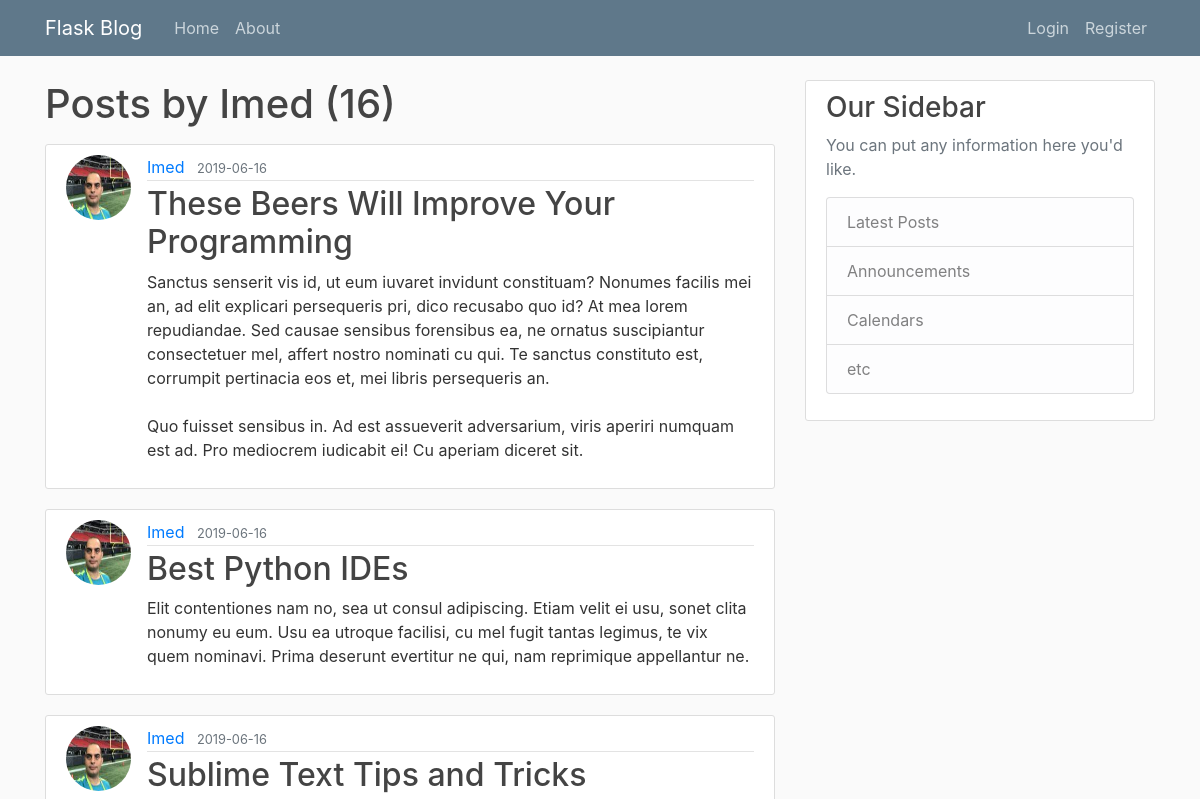
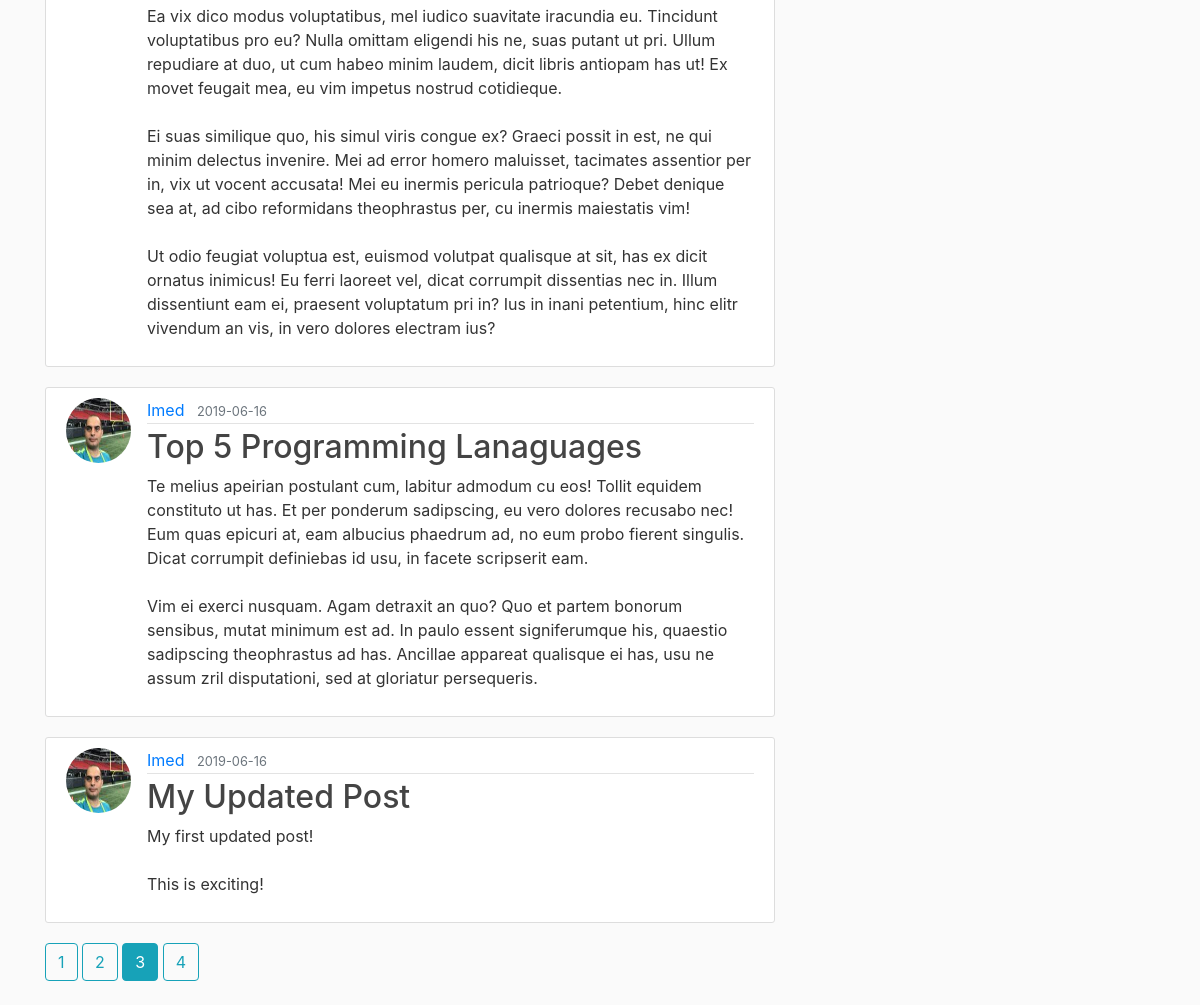
The page /user/Imed?page=3 on the database its author committed (2 pictures, top to bottom).
### flaskblog/models.py (models this page shows, shortened)
class User(db.Model, UserMixin):
    id = db.Column(db.Integer, primary_key=True)
    username = db.Column(db.String(20), unique=True, nullable=False)
    email = db.Column(db.String(120), unique=True, nullable=False)
    image_file = db.Column(db.String(20), nullable=False, default='default.jpg')
    password = db.Column(db.String(60), nullable=False)
    posts = db.relationship('Post', backref='author', lazy=True)

class Post(db.Model):
    id = db.Column(db.Integer, primary_key=True)
    title = db.Column(db.String(100), nullable=False)
    date_posted = db.Column(db.DateTime, nullable=False, default=datetime.utcnow)
    content = db.Column(db.Text, nullable=False)
    user_id = db.Column(db.Integer, db.ForeignKey('user.id'), nullable=False)

### flaskblog/routes.py (the view)
@app.route("/user/<string:username>")
def user_posts(username):
    user = User.query.filter_by(username=username).first_or_404()
    page = request.args.get('page', 1, type=int)
    posts = Post.query.filter_by(author=user)\
        .order_by(Post.date_posted.desc())\
        .paginate(page=page, per_page=5)
    return render_template('user_posts.html', posts=posts, user=user)

### flaskblog/templates/user_posts.html (shortened to what this page needs)
{% extends "layout.html" %}
{% block content %}
    <h1 class="mb-3">Posts by {{ user.username }} ({{ posts.total }})</h1>
    {% for post in posts.items %}
        <article class="media content-section">
            <image class="rounded-circle article-img" src="{{ url_for('static', filename='profile_pics/' + post.author.image_file) }}">
          <div class="media-body">
            <div class="article-metadata">
              <a class="mr-2" href="{{ url_for('user_posts', username=post.author.username) }}">{{ post.author.username }}</a>
              <small class="text-muted">{{ post.date_posted.strftime('%Y-%m-%d') }}</small>
            </div>
            <h2><a class="article-title" href="{{ url_for('post', post_id=post.id) }}">{{ post.title }}</a></h2>
            <p class="article-content">{{ post.content }}</p>
          </div>
        </article>
    {% endfor %}
    {% for page_num in posts.iter_pages(left_edge=1, right_edge=1, left_current=1, right_current=2) %}
        {% if page_num %}
            {% if posts.page == page_num %}
                <a class="btn btn-info mb-4" href="{{ url_for('user_posts', username=user.username, page=page_num) }}">{{ page_num }}</a>
            {% else %}
                <a class="btn btn-outline-info mb-4" href="{{ url_for('user_posts', username=user.username, page=page_num) }}">{{ page_num }}</a>
            {% endif %}
        {% endif %}
    {% endfor %}
{% endblock content %}

### flaskblog/static/main.css (style rules this page uses)
body { background: #fafafa; color: #333333; margin-top: 5rem; }
h1, h2, h3, h4, h5, h6 { color: #444444; }
.content-section { background: #ffffff; padding: 10px 20px; border: 1px solid #dddddd; border-radius: 3px; margin-bottom: 20px; }
.article-title { color: #444444; }
.article-content { white-space: pre-line; }
.article-img { height: 65px; width: 65px; margin-right: 16px; }
.article-metadata { padding-bottom: 1px; margin-bottom: 4px; border-bottom: 1px solid #e3e3e3 }

### rows shown on the page
User: username "Imed"
Post: image_file (picture), author.username "Imed", date_posted "2019-06-16", title "These Beers Will Improve Your Programming", content "Sanctus senserit vis id, ut eum iuvaret invidunt constituam? Nonumes facilis mei an, ad elit explicari persequeris pri, dico recusabo quo id? At mea lorem repudiandae. Sed causae sensibus forensibus ea, ne ornatus suscipiantur consectetuer mel, affert nostro nominati cu qui. Te sanctus constituto est, corrumpit pertinacia eos et, mei libris persequeris an. Quo fuisset sensibus in. Ad est assueverit adversarium, viris aperiri numquam est ad. Pro mediocrem iudicabit ei! Cu aperiam diceret sit."
Post: image_file (picture), author.username "Imed", date_posted "2019-06-16", title "Best Python IDEs", content "Elit contentiones nam no, sea ut consul adipiscing. Etiam velit ei usu, sonet clita nonumy eu eum. Usu ea utroque facilisi, cu mel fugit tantas legimus, te vix quem nominavi. Prima deserunt evertitur ne qui, nam reprimique appellantur ne."
Post: image_file (picture), author.username "Imed", date_posted "2019-06-16", title "Sublime Text Tips and Tricks", content "Ea vix dico modus voluptatibus, mel iudico suavitate iracundia eu. Tincidunt voluptatibus pro eu? Nulla omittam eligendi his ne, suas putant ut pri. Ullum repudiare at duo, ut cum habeo minim laudem, dicit libris antiopam has ut! Ex movet feugait mea, eu vim impetus nostrud cotidieque. Ei suas similique quo, his simul viris congue ex? Graeci possit in est, ne qui minim delectus invenire. Mei ad error homero maluisset, tacimates assentior per in, vix ut vocent accusata! Mei eu inermis pericula patrioque? Debet denique sea at, ad cibo reformidans theophrastus per, cu inermis maiestatis vim! Ut odio feugiat voluptua est, euismod volutpat qualisque at sit, has ex dicit ornatus inimicus! Eu…"
Post: image_file (picture), author.username "Imed", date_posted "2019-06-16", title "Top 5 Programming Lanaguages", content "Te melius apeirian postulant cum, labitur admodum cu eos! Tollit equidem constituto ut has. Et per ponderum sadipscing, eu vero dolores recusabo nec! Eum quas epicuri at, eam albucius phaedrum ad, no eum probo fierent singulis. Dicat corrumpit definiebas id usu, in facete scripserit eam. Vim ei exerci nusquam. Agam detraxit an quo? Quo et partem bonorum sensibus, mutat minimum est ad. In paulo essent signiferumque his, quaestio sadipscing theophrastus ad has. Ancillae appareat qualisque ei has, usu ne assum zril disputationi, sed at gloriatur persequeris."
Post: image_file (picture), author.username "Imed", date_posted "2019-06-16", title "My Updated Post", content "My first updated post! This is exciting!"

### other values the page prints
{{ posts.total }} "16"
{{ page_num }} "1" "2" "4"
{{ page_num }} "3"
